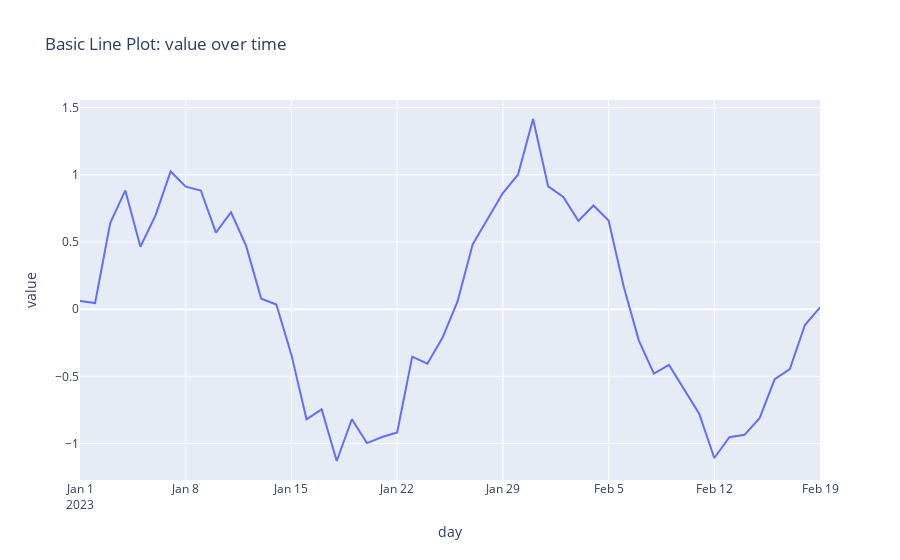

Notebook cell for this chart:
### Markdown cell above
Create a simple line plot of the time series and save it as an interactive HTML file. We do not display it here; open the saved HTML to inspect the plot.

### Code cell
px.line(df, x="day", y="value", title="Basic Line Plot: value over time")
